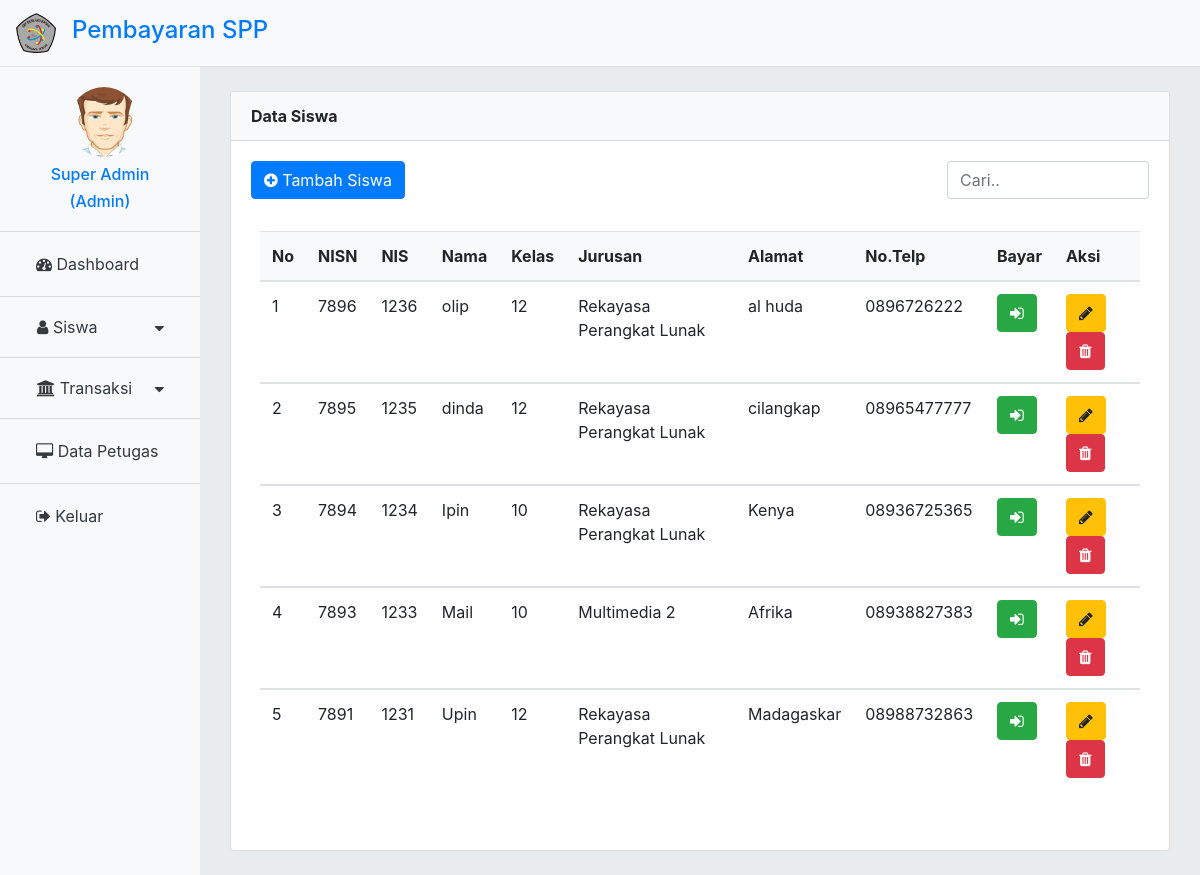
Page /admin/index.php?page=siswa_data (signed in) on the committed database.
### tables this page shows
CREATE TABLE `tb_petugas` (
  `id_petugas` int(11) NOT NULL,
  `username` varchar(25) NOT NULL,
  `pwd` varchar(225) NOT NULL,
  `nama_petugas` varchar(35) NOT NULL,
  `level` enum('Admin','Petugas') NOT NULL
);

CREATE TABLE `tb_siswa` (
  `nisn` int(10) NOT NULL,
  `nis` char(8) NOT NULL,
  `nama` varchar(225) NOT NULL,
  `id_kelas` varchar(11) NOT NULL,
  `kom_keahlian` varchar(50) NOT NULL,
  `alamat` text NOT NULL,
  `no_telp` varchar(13) NOT NULL,
  `id_spp` varchar(225) NOT NULL
);

### admin/modul/siswa_data.php (the view, shortened to what this page needs)
<div class="col-md-10 col-sm-9 offset-md-2 offset-sm-3">
  <div class="container mt-4">
    <div class="card mb-4">
      <div class="card-header bg-light"><strong>Data Siswa</strong></div>
      <div class="card-body">
        <div class="row mb-2">
          <div class="col-lg-6 col-sm-6">
            <a href="?page=kelas_input" type="button" class="btn btn-primary" data-toggle="modal" data-target="#myModal">
              <i class="fa fa-plus-circle"></i> Tambah Siswa
            </a>
          </div>
          <div class="col-lg-3"></div>
          <div class="col-lg-3 col-sm-6">
            <div class="input-group">
              <input type="text" class="form-control" placeholder="Cari.." id="myInput">
            </div>
          </div>
        </div>
        <div class="row">
          <div class="table-responsive p-4">
            <table class="table table-hover">
              <thead>
                <tr class="bg-light">
                  <th>No</th>
                  <th>NISN</th>
                  <th>NIS</th>
                  <th>Nama</th>
                  <th>Kelas</th>
                  <th>Jurusan</th>
                  <th>Alamat</th>
                  <th>No.Telp</th>
                  <th>Bayar</th>
                  <th>Aksi</th>
                </tr>
              </thead>
              <?php
              $no = 0;
              $sqlSiswaOutput = mysqli_query($con, "SELECT*FROM tb_siswa ORDER BY nisn DESC");
              while ($rsSiswaOutput = $sqlSiswaOutput->fetch_array()) {
              ?>
                <tbody id="myTable">
                  <tr>
                    <td><?= $no = $no + 1; ?></td>
                    <td><?= $rsSiswaOutput['nisn']; ?></td>
                    <td><?= $rsSiswaOutput['nis']; ?></td>
                    <td><?= $rsSiswaOutput['nama']; ?></td>
                    <td><?= $rsSiswaOutput['id_kelas']; ?></td>
                    <td><?= $rsSiswaOutput['kom_keahlian']; ?></td>
                    <td><?= $rsSiswaOutput['alamat']; ?></td>
                    <td><?= $rsSiswaOutput['no_telp']; ?></td>
                    <td>
                      <a href="?page=pembayaran&ids=<?= $rsSiswaOutput['nisn']; ?>" type="button" class="btn btn-success">
                        <i class="fa fa-sign-in"></i>
                      </a>
                    </td>
                    <td>
                      <a href="?page=siswa_edit&id=<?= $rsSiswaOutput['nisn']; ?>" type="button" class="btn btn-warning" data-toggle="modal" data-target="#myModal<?= $rsSiswaOutput['nisn']; ?>">
                        <i class="fa fa-pencil"></i>
                      </a>
                      <a href="?page=siswa_hapus&hapus=hapus-siswa&id=<?= $rsSiswaOutput['nisn']; ?>" onclick="return confirm('Apa Data Akan Dihapus?');" type="button" class="btn btn-danger text-white">
                        <i class="fa fa-trash"></i>
                      </a>
                    </td>
                  </tr>
                <?php  } ?>
                </tbody>
            </table>
          </div>
        </div>
      </div>
    </div>
  </div>
</div>

### admin/index.php (shortened to what this page needs)
<?php
include '../lib/koneksi.php';
$petugas = $_SESSION['admin'];
$sqlp = mysqli_query($con, "SELECT * FROM tb_petugas WHERE username = '$petugas'");
$vPetugas = $sqlp->fetch_array();
?>
<!DOCTYPE html>
<html lang="en">
<head>
  <link rel="stylesheet" href="asset/css/bootstrap.min.css">
  <link rel="stylesheet" href="asset/css/style.css">
  <link rel="stylesheet" href="asset/font/css/font-awesome.min.css">
  <link rel="stylesheet" href="asset/datepicker/css/datepicker.css">
</head>
<body>
  <nav class="navbar navbar-expand-sm navbar-light sticky-top bg-light border-bottom">
    <a class="navbar-brand" href="#">
      <img src="images/smk.png" alt="Logo" style="width:40px;">
    </a>
    <a href="?page=dashboard" class="navbar-brand text-primary pt-2">
      <h4>Pembayaran SPP</h4>
    </a>
  </nav>
  <div class="container-fluid h-100">
    <div class="row h-100">
      <nav class="col-md-2 col-sm-3 bg-light h-100 p-0 position-fixed d-none d-sm-block">
        <ul class="list-group list-group-flush">
          <li class="list-group-item bg-light">
            <div href="?page=petugas" class="nav-link text-primary d-flex justify-content-center">
              <img src="images/user.png" class="img img-responsive rounded-circle ml-2" width="70" height="70">
            </div>
            <h6 class="text-primary d-flex justify-content-center"><?= $vPetugas['nama_petugas']; ?></h6>
            <h6 class="text-primary d-flex justify-content-center">(<?= $_SESSION['level']; ?>)</h6>
          </li>
          <li class="list-group-item bg-light">
            <a href="?page=dashboard" class="nav-link text-dark">
              <i class="fa fa-dashboard"></i> Dashboard
            </a>
          </li>
          <li class="list-group-item bg-light">
            <div class="sidenav" style="padding: 6px 8px 6px 17px;">
              <button class="dropdown-btn text-dark border-0">
                <i class="fa fa-user"></i> Siswa
                <i class="fa fa-caret-down"></i>
              </button>
            </div>
          </li>
          <li class="list-group-item bg-light">
            <div class="sidenav" style="padding: 6px 8px 6px 17px;">
              <button class="dropdown-btn text-dark border-0">
                <i class="fa fa-bank"></i> Transaksi
                <i class="fa fa-caret-down"></i>
              </button>
            </div>
          </li>
          <li class="list-group-item bg-light">
            <a href="?page=petugas_data" class="nav-link text-dark">
              <i class="fa fa-desktop "></i> Data Petugas
            </a>
          </li>
          <li class="list-group-item bg-light">
            <a href="logout.php" onclick="return confirm('Apa Anda Akan Keluar?');" class="nav-link text-dark">
              <i class="fa fa-sign-out"></i> Keluar</a>
          </li>
        </ul>
      </nav>
    </div>
  </div>
  <?php
  $page = (isset($_GET['page'])) ?
    $_GET['page'] : '';
  if (isset($_SESSION['admin'])) {
    if ($_SESSION['level'] == 'Admin') {
      switch ($page) {
        case "siswa_data":
          include "modul/siswa_data.php";
          break;
  ?>
        <?php
      }
    }
  }
  ?>
</body>
</html>

### admin/asset/css/style.css (style rules this page uses)
* { margin: 0; padding: 0; }
body { background-color: #e9ecef; }
.sidenav a, .dropdown-btn { text-decoration: none; display: block; border: none; background: none; width:100%; text-align: left; cursor: pointer; outline: none; }
.fa-caret-down { float: right; padding-right: 8px; margin-top: 5px; }

### rows in the picture
tb_petugas: nama_petugas "Super Admin"
tb_siswa: nisn "7896", nis "1236", nama "olip", id_kelas "12", kom_keahlian "Rekayasa Perangkat Lunak", alamat "al huda", no_telp "0896726222"
tb_siswa: no "2", nisn "7895", nis "1235", nama "dinda", id_kelas "12", kom_keahlian "Rekayasa Perangkat Lunak", alamat "cilangkap", no_telp "08965477777"
tb_siswa: no "3", nisn "7894", nis "1234", nama "Ipin", id_kelas "10", kom_keahlian "Rekayasa Perangkat Lunak", alamat "Kenya", no_telp "08936725365"
tb_siswa: no "4", nisn "7893", nis "1233", nama "Mail", id_kelas "10", kom_keahlian "Multimedia 2", alamat "Afrika", no_telp "08938827383"
tb_siswa: no "5", nisn "7891", nis "1231", nama "Upin", id_kelas "12", kom_keahlian "Rekayasa Perangkat Lunak", alamat "Madagaskar", no_telp "08988732863"

### other values in the picture
$_SESSION['level'] "Admin"
